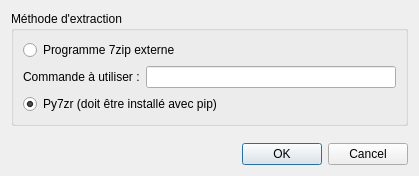
<?xml version="1.0" encoding="UTF-8"?>
<ui version="4.0">
 <class>Dialog</class>
 <widget class="QDialog" name="Dialog">
  <property name="windowModality">
   <enum>Qt::WindowModal</enum>
  </property>
  <property name="geometry">
   <rect>
    <x>0</x>
    <y>0</y>
    <width>419</width>
    <height>176</height>
   </rect>
  </property>
  <property name="windowTitle">
   <string>Paramètres d'exttraction</string>
  </property>
  <layout class="QVBoxLayout" name="verticalLayout">
   <item>
    <widget class="QGroupBox" name="groupBox">
     <property name="title">
      <string>Méthode d'extraction</string>
     </property>
     <layout class="QVBoxLayout" name="verticalLayout_2">
      <item>
       <widget class="QRadioButton" name="radioButton_external">
        <property name="text">
         <string>Programme 7zip externe</string>
        </property>
       </widget>
      </item>
      <item>
       <layout class="QHBoxLayout" name="horizontalLayout">
        <item>
         <widget class="QLabel" name="label">
          <property name="text">
           <string>Commande à utiliser :</string>
          </property>
         </widget>
        </item>
        <item>
         <widget class="QLineEdit" name="lineEdit_command"/>
        </item>
       </layout>
      </item>
      <item>
       <widget class="QRadioButton" name="radioButton_python">
        <property name="text">
         <string>Py7zr (doit être installé avec pip)</string>
        </property>
        <property name="checked">
         <bool>true</bool>
        </property>
       </widget>
      </item>
     </layout>
    </widget>
   </item>
   <item>
    <spacer name="verticalSpacer">
     <property name="orientation">
      <enum>Qt::Vertical</enum>
     </property>
     <property name="sizeHint" stdset="0">
      <size>
       <width>20</width>
       <height>40</height>
      </size>
     </property>
    </spacer>
   </item>
   <item>
    <widget class="QDialogButtonBox" name="buttonBox">
     <property name="orientation">
      <enum>Qt::Horizontal</enum>
     </property>
     <property name="standardButtons">
      <set>QDialogButtonBox::Cancel|QDialogButtonBox::Ok</set>
     </property>
    </widget>
   </item>
  </layout>
 </widget>
 <resources/>
 <connections>
  <connection>
   <sender>buttonBox</sender>
   <signal>accepted()</signal>
   <receiver>Dialog</receiver>
   <slot>accept()</slot>
   <hints>
    <hint type="sourcelabel">
     <x>229</x>
     <y>151</y>
    </hint>
    <hint type="destinationlabel">
     <x>157</x>
     <y>175</y>
    </hint>
   </hints>
  </connection>
  <connection>
   <sender>buttonBox</sender>
   <signal>rejected()</signal>
   <receiver>Dialog</receiver>
   <slot>reject()</slot>
   <hints>
    <hint type="sourcelabel">
     <x>297</x>
     <y>157</y>
    </hint>
    <hint type="destinationlabel">
     <x>286</x>
     <y>175</y>
    </hint>
   </hints>
  </connection>
  <connection>
   <sender>radioButton_external</sender>
   <signal>toggled(bool)</signal>
   <receiver>label</receiver>
   <slot>setEnabled(bool)</slot>
   <hints>
    <hint type="sourcelabel">
     <x>73</x>
     <y>40</y>
    </hint>
    <hint type="destinationlabel">
     <x>67</x>
     <y>68</y>
    </hint>
   </hints>
  </connection>
  <connection>
   <sender>radioButton_external</sender>
   <signal>toggled(bool)</signal>
   <receiver>lineEdit_command</receiver>
   <slot>setEnabled(bool)</slot>
   <hints>
    <hint type="sourcelabel">
     <x>155</x>
     <y>47</y>
    </hint>
    <hint type="destinationlabel">
     <x>161</x>
     <y>71</y>
    </hint>
   </hints>
  </connection>
 </connections>
</ui>
